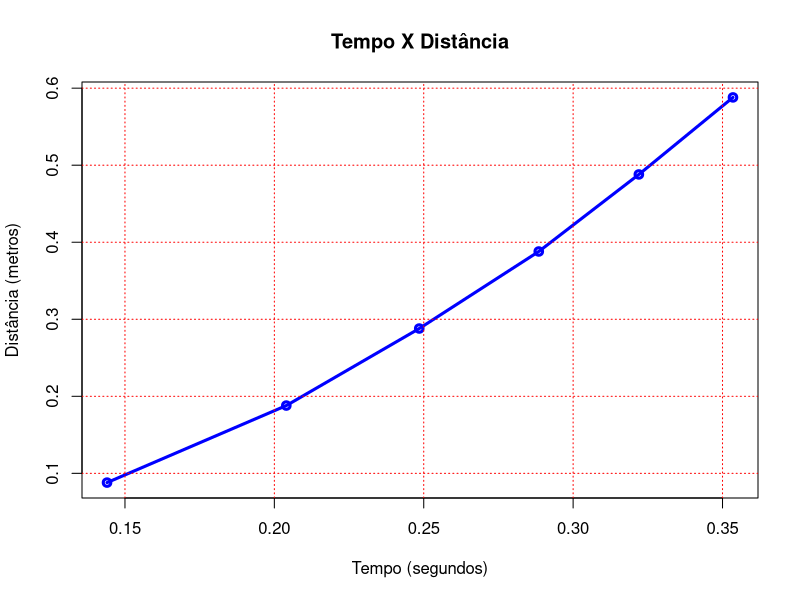
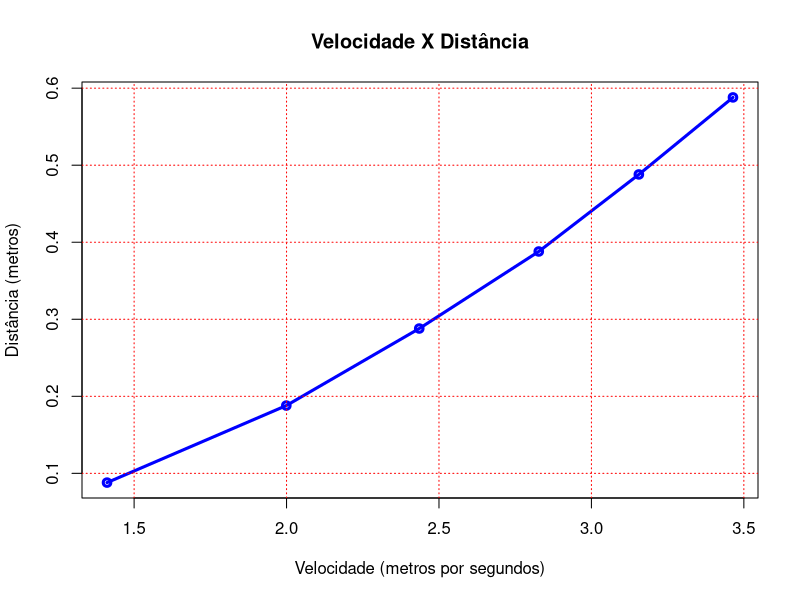
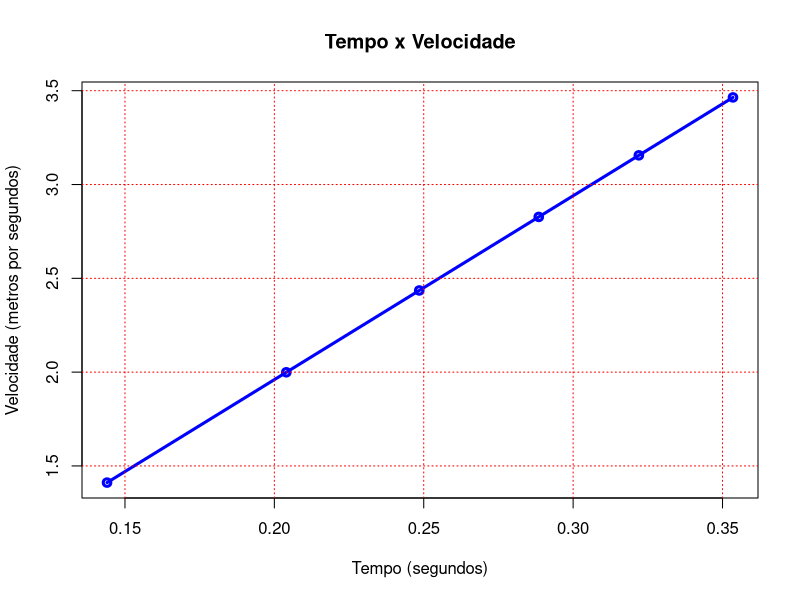
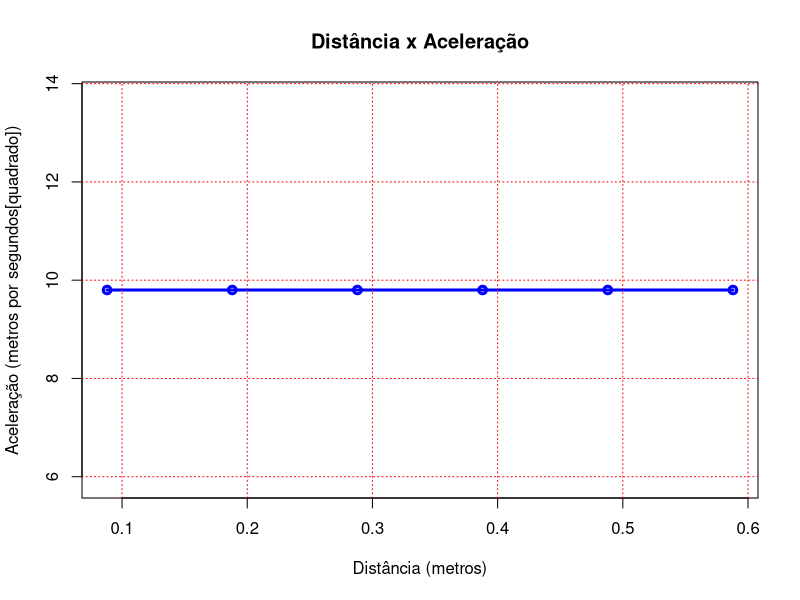
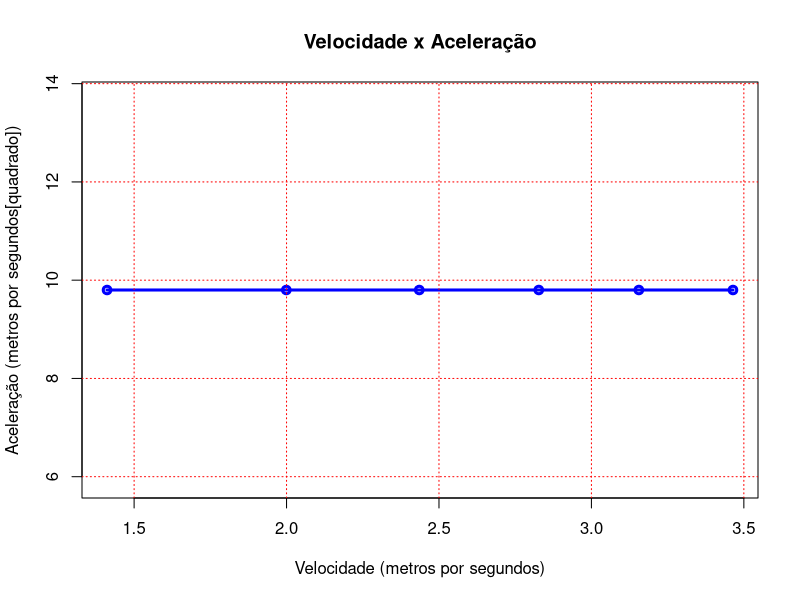
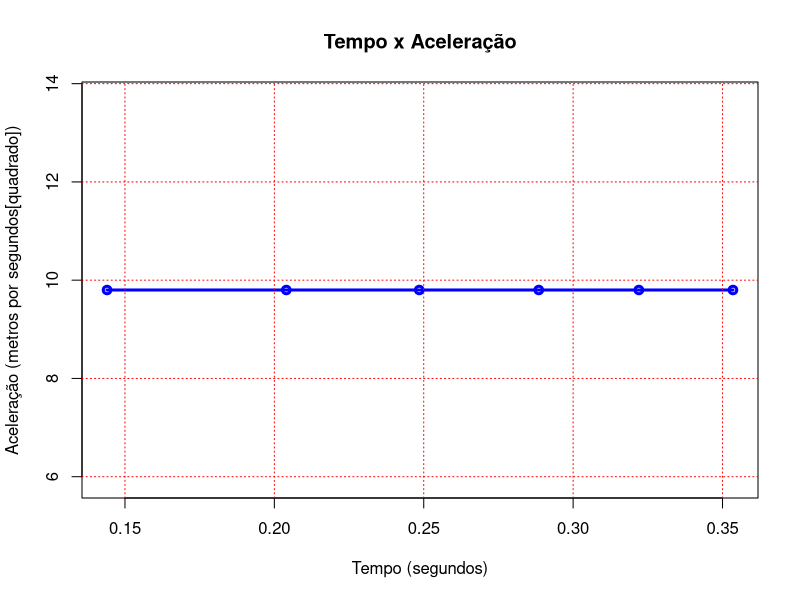

Generate these figures, in order, with R:
## ---- chunk 1
knitr::opts_chunk$set(echo = TRUE)
## ---- chunk 2
cat("\\newpage")
## ---- chunk 3
# Aqui esta todas as funções e variaveis utilizadas no experimento

GRAVIDADE <- c(9.8,9.8,9.8,9.8,9.8,9.8)

#############################################################################################
# Calculando Velocidade Final em cada queda
calcularVelocidadeFinal <- function(velocidadeInicial, aceleracao, tempoFinal){
  velocidadeFinal <- velocidadeInicial + (aceleracao*tempoFinal)
  return(velocidadeFinal)
}

#############################################################################################
# Calculando Aceleração Media em cada queda
calcularAceleracaoMedia <- function(velocidadeFinal, velocidadeInicial, tempoFinal, tempoInicial){
  aceleracaoMedia <- (velocidadeFinal - velocidadeInicial)/(tempoFinal - tempoInicial)
  return(aceleracaoMedia)
}
cat("\\newpage")
## ---- chunk 4
cat("\\newpage")

#############################################################################################
# Carregando o arquivo com os dados dos Testes
dadosF2 <- read.csv("bola_em_queda_livre-F2.csv", header = FALSE, col.names=c("tempoInicial","tempoFinal","distanciaInicial","distanciaFinal"))

#############################################################################################
# Calculando o Tempo e Distância Media e adicionando-os como nova coluna
dadosF2["tempoMedio"] <- dadosF2$tempoFinal - dadosF2$tempoInicial
dadosF2["distanciaMedia"] <- dadosF2$distanciaFinal - dadosF2$distanciaInicial

#############################################################################################
# Tomando a Velocidade Inicial igual a zero em todos os testes
dadosF2["velocidadeInicial"] <- c(0,0,0,0,0,0)

#############################################################################################
# Chamando a função que calcula a Velocidade Final
dadosF2["velocidadeFinal"] <- calcularVelocidadeFinal(dadosF2$velocidadeInicial, GRAVIDADE, dadosF2$tempoFinal)

#############################################################################################
# Chamando a função que calcula a Aceleração media
dadosF2["aceleracaoMedia"] <- calcularAceleracaoMedia(dadosF2$velocidadeFinal, dadosF2$velocidadeInicial, dadosF2$tempoFinal, dadosF2$tempoInicial)
## ---- chunk 5
print(dadosF2)
# Criando o Gráfico
# dadosF2$tempoMedio é o eixo X
# dadosF2$distanciaMedia é o eixo Y
# type "o" é o grafico contendo todos os pontos
# main é o título do grafico, irá aparecer no centro, na parte superior
# lwd é a espessura da linha do grafico
# xlab é o título do eixo X
# ylab é o título do eixo Y
plot(dadosF2$tempoMedio, dadosF2$distanciaMedia, type="o", col="blue", 
  main="Tempo X Distância",
  lwd=3,
  xlab="Tempo (segundos)",
  ylab="Distância (metros)")

# grid cria quadrantes no gráfico, essas linhas da divisoria, terão a cor vermelha
grid(col="red")
## ---- chunk 6
cat("\\newpage")
## ---- chunk 7
# Criando o Gráfico
# dadosF2$velocidadeFinal é o eixo X
# dadosF2$distanciaMedia é o eixo Y
# type "o" é o grafico contendo todos os pontos
# main é o título do grafico, irá aparecer no centro, na parte superior
# lwd é a espessura da linha do grafico
# xlab é o título do eixo X
# ylab é o título do eixo Y
plot(dadosF2$velocidadeFinal, dadosF2$distanciaMedia, type="o", col="blue", 
  main="Velocidade X Distância",
  lwd=3,
  xlab="Velocidade (metros por segundos)",
  ylab="Distância (metros)")

# grid cria quadrantes no gráfico, essas linhas da divisoria, terão a cor vermelha
grid(col="red")
## ---- chunk 8
# Criando o Gráfico
# dadosF2$tempoMedio é o eixo x
# dadosF2$velocidadeFinal é o eixo y
# type "o" é o grafico contendo todos os pontos
# main é o título do grafico, irá aparecer no centro, na parte superior
# lwd é a espessura da linha do grafico
# xlab é o título do eixo X
# ylab é o título do eixo Y
plot(dadosF2$tempoMedio, dadosF2$velocidadeFinal, type="o", col="blue", 
  main="Tempo x Velocidade",
  lwd=3,
  xlab="Tempo (segundos)",
  ylab="Velocidade (metros por segundos)")

# grid cria quadrantes no gráfico, essas linhas da divisoria, terão a cor vermelha
grid(col="red")
## ---- chunk 9
cat("\\newpage")
## ---- chunk 10
# Criando o Gráfico
# dadosF2$distanciaMedia é o eixo X
# dadosF2$aceleracaoMedia é o eixo Y
# type "o" é o grafico contendo todos os pontos
# main é o título do grafico, irá aparecer no centro, na parte superior
# lwd é a espessura da linha do grafico
# xlab é o título do eixo X
# ylab é o título do eixo Y
plot(dadosF2$distanciaMedia, dadosF2$aceleracaoMedia, type="o", col="blue", 
  main="Distância x Aceleração",
  lwd=3,
  xlab="Distância (metros)",
  ylab="Aceleração (metros por segundos[quadrado])")

# grid cria quadrantes no gráfico, essas linhas da divisoria, terão a cor vermelha
grid(col="red")
## ---- chunk 11
# Criando o Gráfico
# dadosF2$velocidadeFinal é o eixo X
# dadosF2$aceleracaoMedia é o eixo Y
# type "o" é o grafico contendo todos os pontos
# main é o título do grafico, irá aparecer no centro, na parte superior
# lwd é a espessura da linha do grafico
# xlab é o título do eixo X
# ylab é o título do eixo Y
plot(dadosF2$velocidadeFinal, dadosF2$aceleracaoMedia, type="o", col="blue", 
  main="Velocidade x Aceleração",
  lwd=3,
  xlab="Velocidade (metros por segundos)",
  ylab="Aceleração (metros por segundos[quadrado])")

# grid cria quadrantes no gráfico, essas linhas da divisoria, terão a cor vermelha
grid(col="red")
## ---- chunk 12
# Criando o Gráfico
# dadosF2$tempoMedio é o eixo X
# dadosF2$aceleracaoMedia é o eixo Y
# type "o" é o grafico contendo todos os pontos
# main é o título do grafico, irá aparecer no centro, na parte superior
# lwd é a espessura da linha do grafico
# xlab é o título do eixo X
# ylab é o título do eixo Y
plot(dadosF2$tempoMedio, dadosF2$aceleracaoMedia, type="o", col="blue", 
  main="Tempo x Aceleração",
  lwd=3,
  xlab="Tempo (segundos)",
  ylab="Aceleração (metros por segundos[quadrado])")

# grid cria quadrantes no gráfico, essas linhas da divisoria, terão a cor vermelha
grid(col="red")
